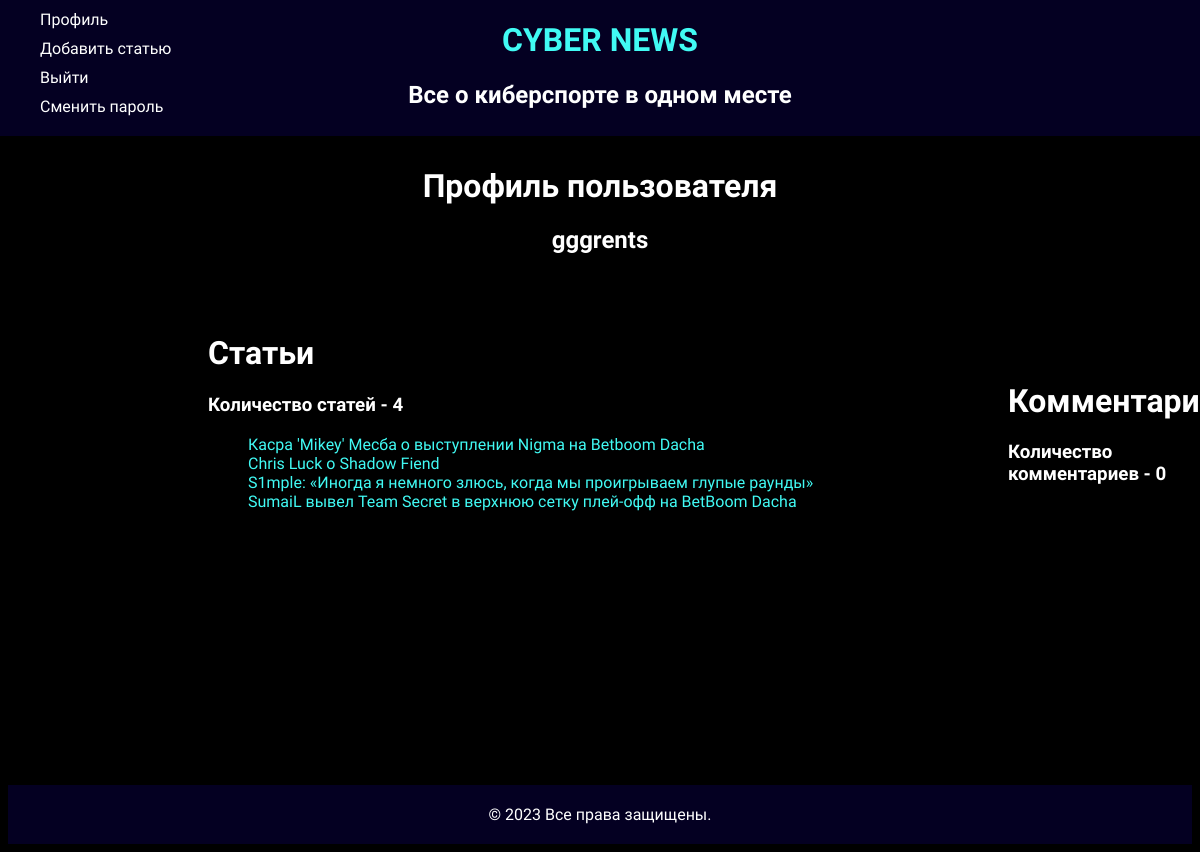
Before: /profile/ (signed in) with the older database file.
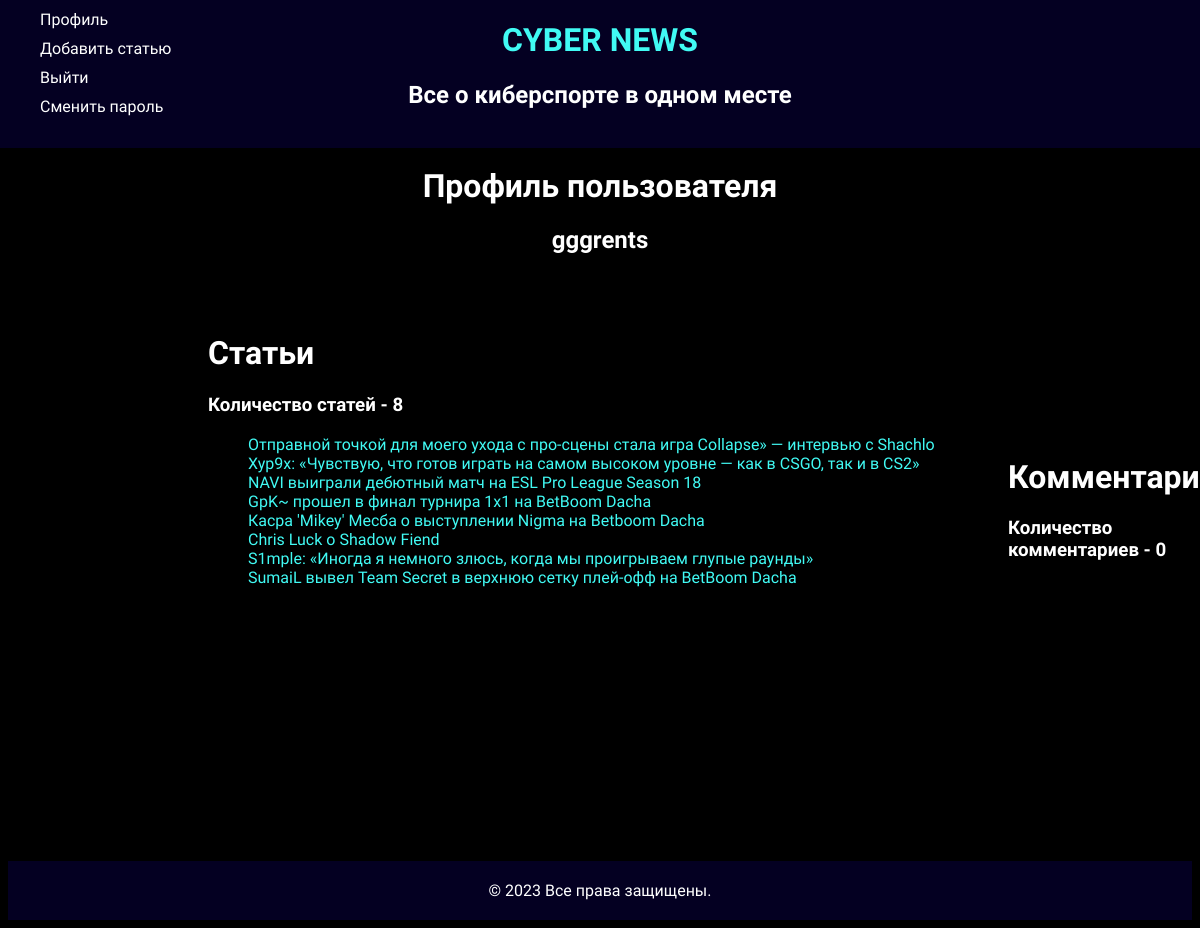
After: the same page with the newer database file.
### news/models.py (models this page shows, shortened)
class Article(models.Model):
    author = models.ForeignKey(User, related_name="author", on_delete=models.CASCADE)
    title = models.CharField(max_length=255)
    slug = models.CharField(max_length=255, null=True)
    tags = TaggableManager()
    text = models.TextField(max_length=3000)
    image = models.ImageField(upload_to='uploads/')
    created = models.DateTimeField(auto_now_add=True, null=True)
    category = models.ForeignKey(to=Category, related_name='category', on_delete=models.CASCADE)
    class Meta:
        verbose_name = "Статья"
        verbose_name_plural = "Статьи"
        ordering = ['-created']

### news/views.py (the view)
# urls.py: path('profile/', views.UserProfile.as_view(), name='profile'),
class UserProfile(View):
    def get(self, request):
        arts = Article.objects.filter(author=request.user)
        comms = Comment.objects.filter(author=request.user)
        return render(request, 'profile.html', {'arts': arts, 'comms': comms})

### templates/profile.html (shortened to what this page needs)
{%extends 'base.html'%}
{%block content%}
<div class="userinfo">
<h1>Профиль пользователя</h1>
<h2>{{request.user.username}}</h2>
</div>
<div class="usArts">
<h1>Статьи</h1>
<h3>Количество статей - {{arts.count}}</h3>
<ul>
    {%for art in arts%}
    <li><a href="{%url 'full-article' art.id%}"> {{art.title}} </a></li>
    {%endfor%}
</ul>
</div>
<div class="usComs">
<h1>Комментарии</h1>
<h3>Количество комментариев - {{comms.count}}</h3>
</div>
{%endblock%}

Changed rows visible on the page:
added Article: title "Отправной точкой для моего ухода с про-сцены стала игра Collapse» — интервью с Shachlo"
added Article: title "Xyp9x: «Чувствую, что готов играть на самом высоком уровне — как в CSGO, так и в CS2»"
added Article: title "NAVI выиграли дебютный матч на ESL Pro League Season 18"
added Article: title "GpK~ прошел в финал турнира 1х1 на BetBoom Dacha"
Other visible differences:
{{ arts.count }}: "4" → "8"
